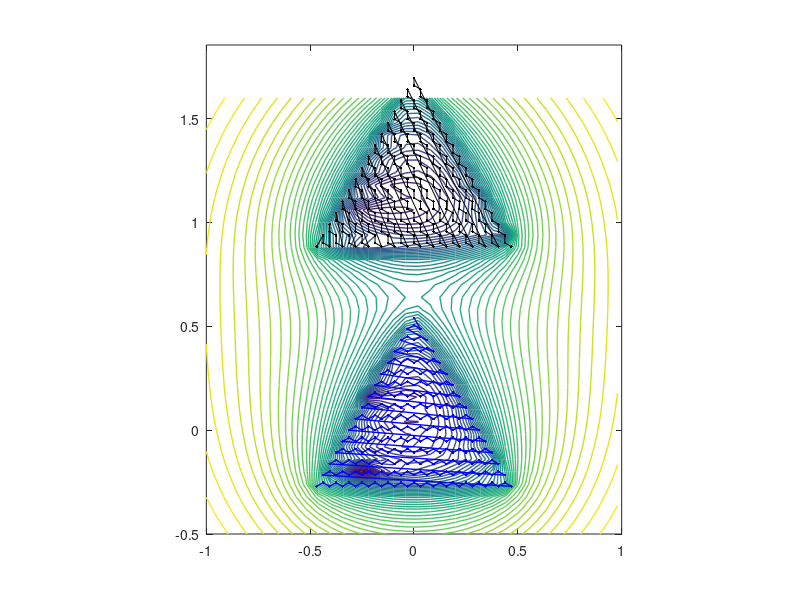

MATLAB code for this plot:
clc
clear
B=0;
for A=0:2:120 
    K=2;
    N=6*K+4;  
    h =1*sqrt(3)*2/3;
    I=1/N;
    q=zeros(N^2,2);
    p=q;
    m=1;
    p(1,1)=-(1-I)/2;
    p(1,2)=-sqrt(3)*(1-I)/6;
    for i=0:N-2
        for j = 0:2*N-1-2*i-2
            m=m+1;
            if mod(j,2)==0
                p(m,2)=p(m-1,2)+sqrt(3)*I/6;
            else
                p(m,2)=p(m-1,2)-sqrt(3)*I/6;
            end
            p(m,1)= p(m-1,1)+I/2;
        end
        m=m+1;
        p(m,2)=-sqrt(3)*(1-I)/6+sqrt(3)*I*(i+1)/2;
        p(m,1)= (i+1)*I/2-0.5*(1-I);
    end
    P=p;
    a=A*pi/180;%rotated
    b=B*pi/180;%fixed
    for m=1:N^2
        q(m,1)=P(m,1)*cos(a)-P(m,2)*sin(a);
        q(m,2)=P(m,2)*cos(a)+P(m,1)*sin(a)+h;
    end
    for m=1:N^2
        p(m,1)=P(m,1)*cos(b)-P(m,2)*sin(b);
        p(m,2)=P(m,2)*cos(b)+P(m,1)*sin(b);
    end
    [x,y]=meshgrid(-1:0.06:1,-0.5:0.06:h+0.5);
    [ny,nx]=size(x);
    V=zeros(ny,nx);
    for i=1:N^2
        V=V-1./sqrt((q(i,1)-x).^2+(q(i,2)-y).^2)-1./sqrt((p(i,1)-x).^2+(p(i,2)-y).^2);
    end
    %mesh(x,y,V,'linestyle','-','FaceAlpha',1,'LineWidth',1);
    contour(x,y,V,50,'LineWidth',1);axis equal
    hold on
    plot(q(:,1),q(:,2),'k.-',p(:,1),p(:,2),'b.-','LineWidth',1);
    axis([-1,1,-0.5,h+0.7 ]);
    hold off
    getframe;
end